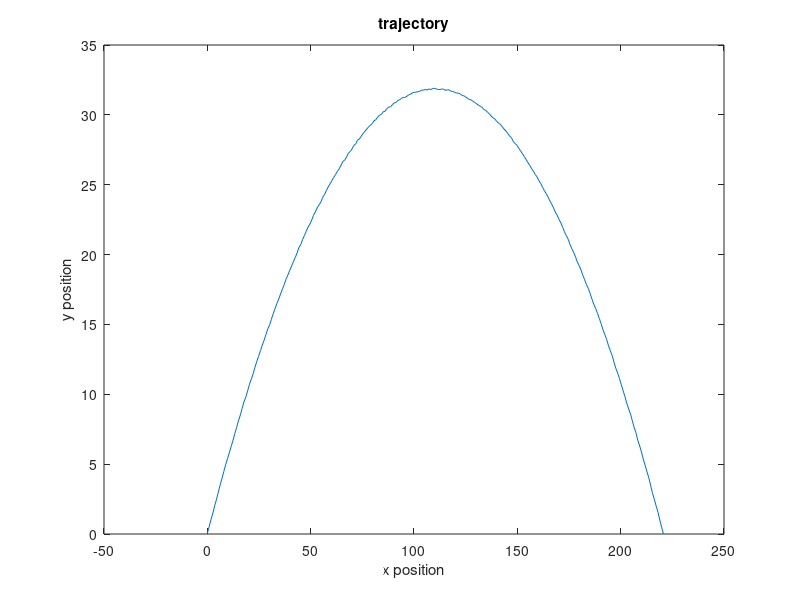
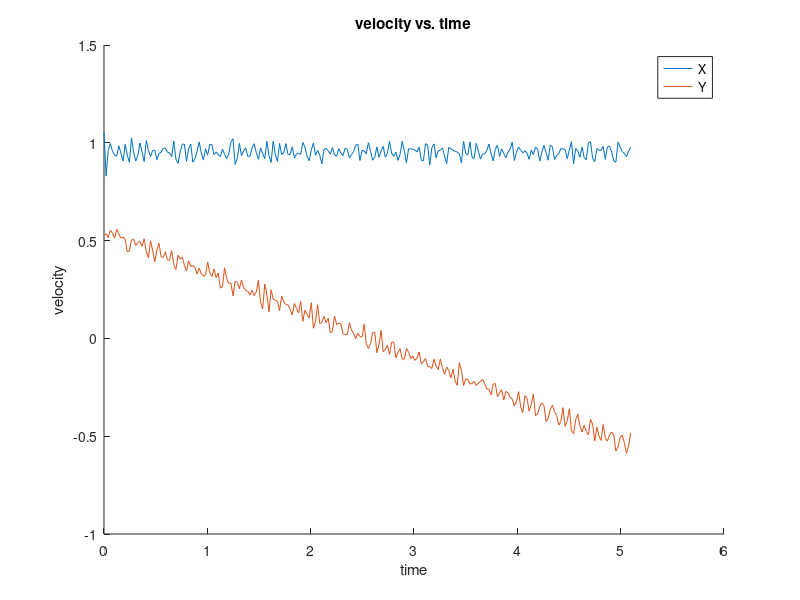
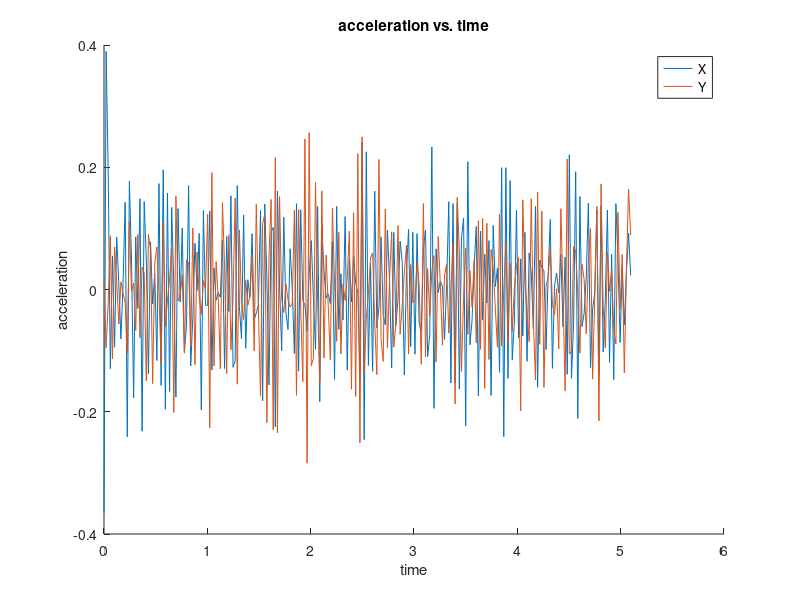

MATLAB code for these plots, in order:
%Raiid Ahmed Homework 4 Question 3 Noisy Data

format long
clc
clear

load('projectile_data_noise.csv')

projectile_noise = projectile_data_noise;
x = projectile_noise(:,2).';
y = projectile_noise(:,3).';
time = projectile_noise(:,1).';

h = x(2) - x(1);

figure(1)
    plot(x,y)
        xlabel('x position')
        ylabel('y position')
        title('trajectory')

xdot = zeros(1,length(x));
xddot = zeros(1,length(x));
ydot = zeros(1,length(y));
yddot = zeros(1,length(y));

%forward difference

forward = @(x,i) (-1*x(i+2) + 4*x(i+1) - 3*x(i))/(2*h);
forwardd = @(x,i) (-1*x(i+3) + 4*x(i+2) - 5*x(i+1) + 2*x(i))/(h^2);

for i = 1:2
    xdot(i) = forward(x,i);
    ydot(i) = forward(y,i);
    xddot(i) = forwardd(x,i);
    yddot(i) = forwardd(y,i);
end

%center difference

center = @(x,i) (-1*x(i+2) + 8*x(i+1) - 8*x(i-1) + x(i-2))/(12*h);
centerd = @(x,i) (-1*x(i+2) + 16*x(i+1) - 30*x(i) + 16*x(i-1) - x(i-2))/(12*(h^2));

for i = 3:(length(x)-2)
    xdot(i) = center(x,i);
    ydot(i) = center(y,i);
    xddot(i) = centerd(x,i);
    yddot(i) = centerd(y,i);
end

backward = @(x,i) (3*x(i) - 4*x(i-1) + x(i-2))/(2*h);
backwardd = @(x,i) (2*x(i) - 5*x(i-1) + 4*x(i-2) - x(i-3))/(h^2);

for i = (length(x)-1):(length(x))
    xdot(i) = backward(x,i);
    ydot(i) = backward(y,i);
    xddot(i) = backwardd(x,i);
    yddot(i) = backwardd(y,i);
end

disp("Mean of x acceleration: " + mean(xddot))
disp("Mean of y acceleration: " + mean(yddot))

figure(2)
    hold on
    plot(time,xdot)
    plot(time,ydot)
        xlabel('time')
        ylabel('velocity')
        title('velocity vs. time')
        legend('X','Y')
    hold off
    
figure(3)
    hold on
    plot(time,xddot)
    plot(time,yddot)
        xlabel('time')
        ylabel('acceleration')
        title('acceleration vs. time')
        legend('X','Y')
    hold off







